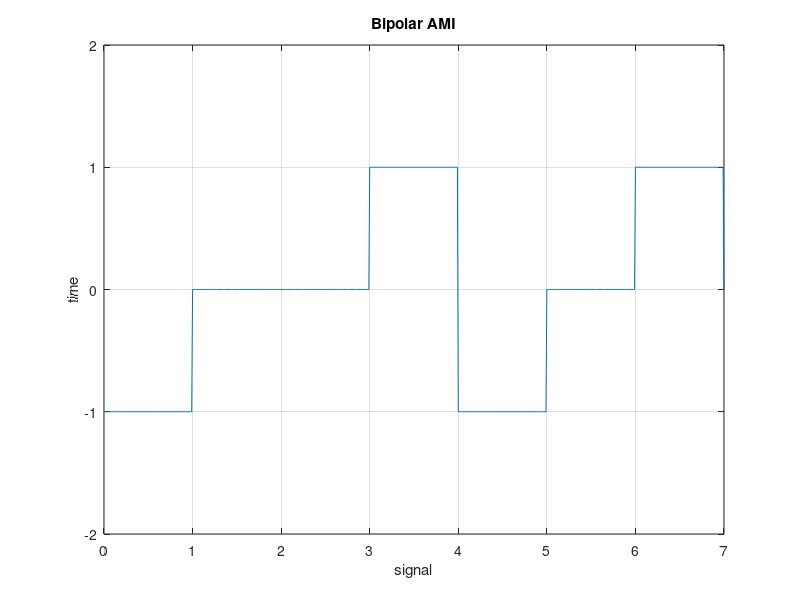

Reproduce this figure in MATLAB.
clc;
clear;

bits = [1,0,0,1,1,0,1];
n = 100;
T = length(bits);
N = n*T;

t = 0:1/n:T;
x = zeros(1, length(t));

k = 1;
for i = 1:T
  if bits(i) == 1;
    k = -k;
    x((i-1)*n+1:i*n) = k;
  end
end

plot(t,x);
axis([0,T,-2,2]);
grid on;

title('Bipolar AMI');
xlabel('signal');
ylabel('time');

